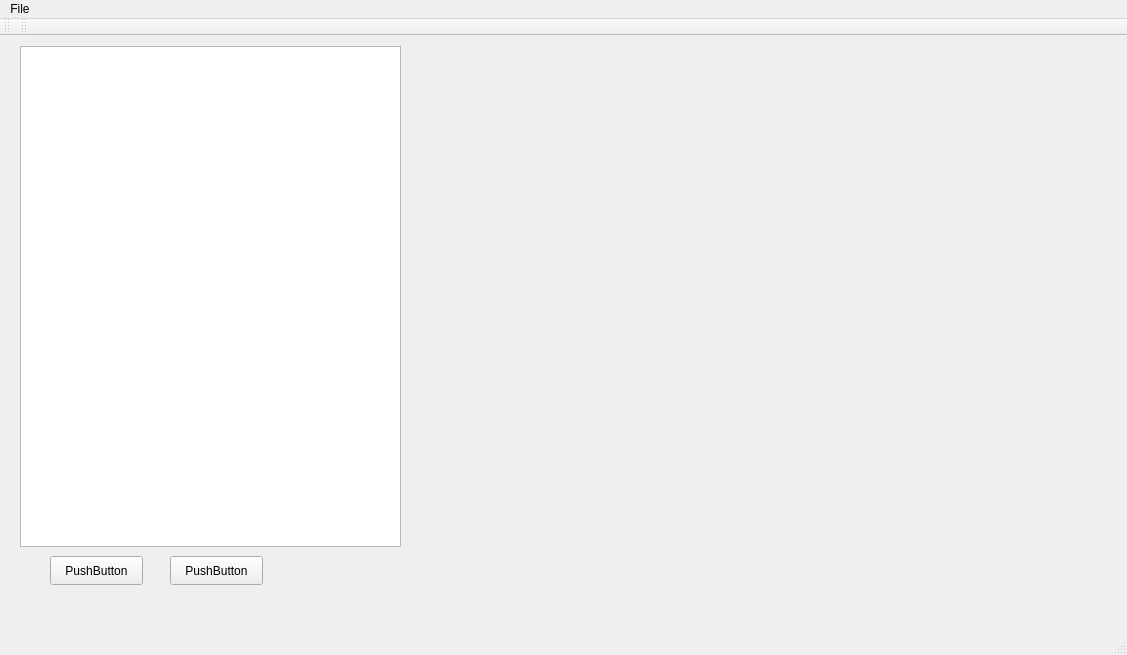
<?xml version="1.0" encoding="UTF-8"?>
<ui version="4.0">
 <class>MainWindow</class>
 <widget class="QMainWindow" name="MainWindow">
  <property name="geometry">
   <rect>
    <x>0</x>
    <y>0</y>
    <width>1127</width>
    <height>655</height>
   </rect>
  </property>
  <property name="windowTitle">
   <string>MainWindow</string>
  </property>
  <widget class="QWidget" name="centralwidget">
   <widget class="QPushButton" name="pushButton_2">
    <property name="geometry">
     <rect>
      <x>50</x>
      <y>520</y>
      <width>93</width>
      <height>29</height>
     </rect>
    </property>
    <property name="text">
     <string>PushButton</string>
    </property>
   </widget>
   <widget class="QTreeView" name="treeView">
    <property name="geometry">
     <rect>
      <x>20</x>
      <y>10</y>
      <width>381</width>
      <height>501</height>
     </rect>
    </property>
    <property name="sizePolicy">
     <sizepolicy hsizetype="Expanding" vsizetype="Expanding">
      <horstretch>0</horstretch>
      <verstretch>0</verstretch>
     </sizepolicy>
    </property>
    <property name="contextMenuPolicy">
     <enum>Qt::ActionsContextMenu</enum>
    </property>
   </widget>
   <widget class="QPushButton" name="pushButton">
    <property name="geometry">
     <rect>
      <x>170</x>
      <y>520</y>
      <width>93</width>
      <height>29</height>
     </rect>
    </property>
    <property name="text">
     <string>PushButton</string>
    </property>
   </widget>
   <widget class="QWidget" name="">
    <property name="geometry">
     <rect>
      <x>420</x>
      <y>10</y>
      <width>421</width>
      <height>501</height>
     </rect>
    </property>
    <layout class="QHBoxLayout" name="horizontalLayout_2">
     <item>
      <widget class="QVTKOpenGLNativeWidget" name="widget" native="true">
       <property name="sizePolicy">
        <sizepolicy hsizetype="Preferred" vsizetype="Preferred">
         <horstretch>0</horstretch>
         <verstretch>0</verstretch>
        </sizepolicy>
       </property>
       <widget class="QWidget" name="">
        <property name="geometry">
         <rect>
          <x>590</x>
          <y>20</y>
          <width>419</width>
          <height>499</height>
         </rect>
        </property>
        <layout class="QHBoxLayout" name="horizontalLayout"/>
       </widget>
      </widget>
     </item>
    </layout>
   </widget>
  </widget>
  <widget class="QMenuBar" name="menubar">
   <property name="geometry">
    <rect>
     <x>0</x>
     <y>0</y>
     <width>1127</width>
     <height>26</height>
    </rect>
   </property>
   <widget class="QMenu" name="menuFile">
    <property name="title">
     <string>File</string>
    </property>
    <addaction name="actionOpen_File"/>
    <addaction name="actionItem_Options"/>
   </widget>
   <addaction name="menuFile"/>
  </widget>
  <widget class="QStatusBar" name="statusbar"/>
  <widget class="QToolBar" name="toolBar">
   <property name="windowTitle">
    <string>toolBar</string>
   </property>
   <attribute name="toolBarArea">
    <enum>TopToolBarArea</enum>
   </attribute>
   <attribute name="toolBarBreak">
    <bool>false</bool>
   </attribute>
  </widget>
  <widget class="QToolBar" name="toolBar_2">
   <property name="windowTitle">
    <string>toolBar_2</string>
   </property>
   <attribute name="toolBarArea">
    <enum>TopToolBarArea</enum>
   </attribute>
   <attribute name="toolBarBreak">
    <bool>false</bool>
   </attribute>
  </widget>
  <action name="actionOpen_File">
   <property name="icon">
    <iconset resource="icons.qrc">
     <normaloff>:/Icons/Icons/fileopen.png</normaloff>:/Icons/Icons/fileopen.png</iconset>
   </property>
   <property name="text">
    <string>Open File</string>
   </property>
  </action>
  <action name="actionItem_Options">
   <property name="text">
    <string>Item_Options</string>
   </property>
  </action>
 </widget>
 <customwidgets>
  <customwidget>
   <class>QVTKOpenGLNativeWidget</class>
   <extends>QWidget</extends>
   <header>qvtkopenglnativewidget.h</header>
   <container>1</container>
  </customwidget>
 </customwidgets>
 <resources>
  <include location="icons.qrc"/>
 </resources>
 <connections/>
</ui>
